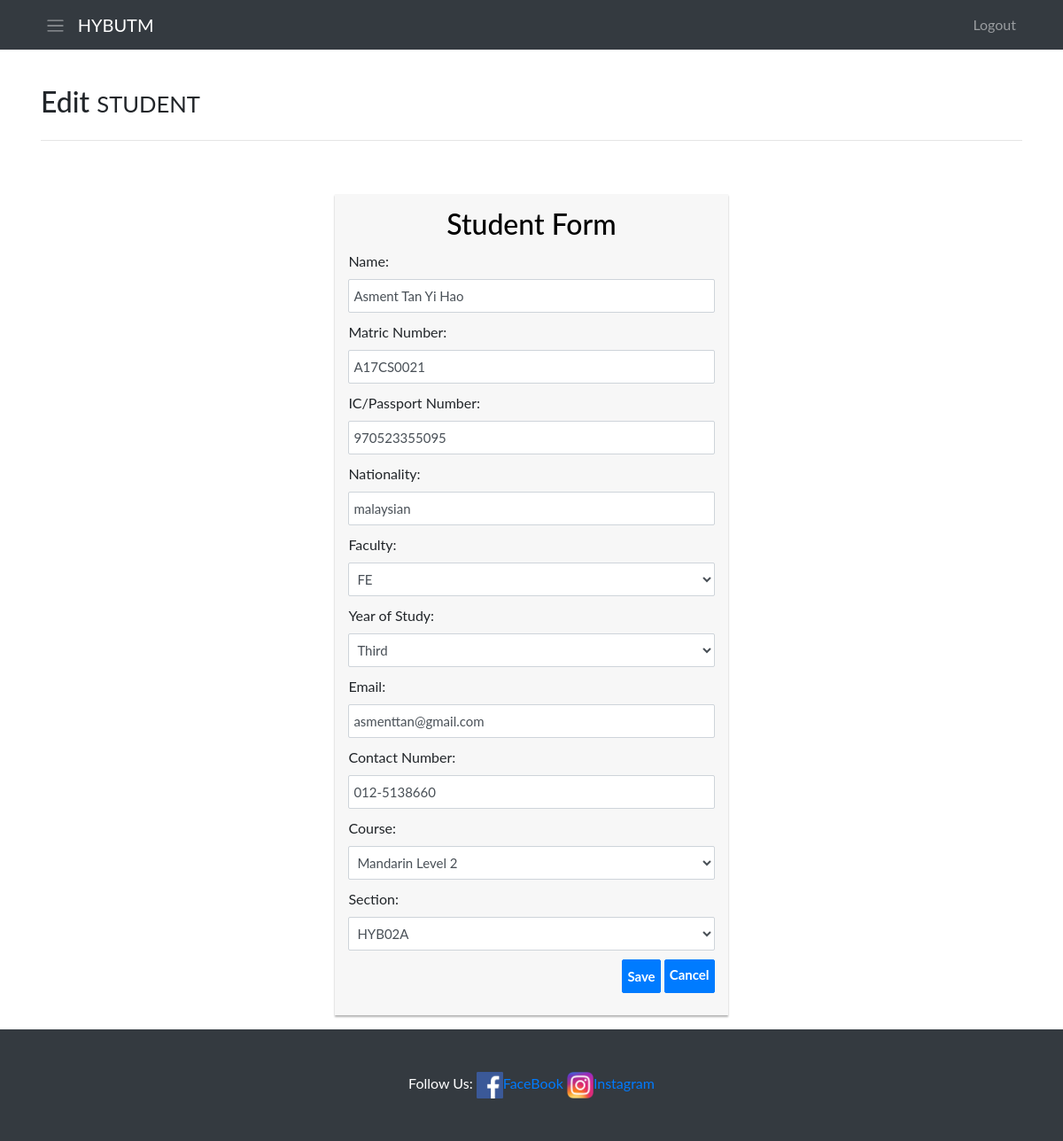
/ManageUser/editStudent.php?username=asment, run on the app's committed database.
### tables this page shows
CREATE TABLE `student` (
  `sid` int(11) NOT NULL,
  `username` varchar(255) NOT NULL,
  `password` varchar(255) NOT NULL,
  `name` varchar(255) NOT NULL,
  `icno` varchar(255) NOT NULL,
  `matric` varchar(255) NOT NULL,
  `school` varchar(255) NOT NULL,
  `national` varchar(255) NOT NULL,
  `year` varchar(255) NOT NULL,
  `email` varchar(255) NOT NULL,
  `pnum` varchar(255) NOT NULL,
  `course` varchar(255) NOT NULL,
  `section` varchar(11) NOT NULL,
  `status` varchar(255) NOT NULL DEFAULT 'Pending',
  `image` longblob NOT NULL,
  `outstanding` float NOT NULL DEFAULT '50',
  `paid` float NOT NULL
);

### ManageUser/editStudent.php (the view, shortened to what this page needs)
<!DOCTYPE html>
<html lang="en">
<head>
    <link href="../startbootstrap-blog-home-gh-pages/vendor/bootstrap/css/bootstrap.min.css" rel="stylesheet">
    <link href="https://stackpath.bootstrapcdn.com/font-awesome/4.7.0/css/font-awesome.min.css" rel="stylesheet" />
    <link href="../startbootstrap-blog-home-gh-pages/css/blog-home.css" rel="stylesheet">
</head>
<body>
    <nav class="navbar navbar-expand-lg navbar-dark bg-dark fixed-top">
        <div class="container">
            <button class="btn btn-dark" onclick="openNav()"><i class="navbar-toggler-icon"></i></button>&nbsp;&nbsp;
            <a class="navbar-brand" href="../AdminPage.php">HYBUTM</a>
            <div class="collapse navbar-collapse" id="navbarResponsive">
                <ul class="navbar-nav ml-auto">
                    <li class="nav-item">
                        <a class="nav-link" href="../logout.php">Logout</a>
                    </li>
                </ul>
            </div>
        </div>
    </nav>
    <div id="main" class="container">
        <div>
            <h2 class="my-4">Edit
                <small>STUDENT</small>
            </h2>
            <hr>
        </div>
        <br>
        <div class="login-form">
            <form action="saveStudent.php" method="get">
                <?php
                include "dbConnect.php";
                $username = $_GET["username"];
                $sql = "SELECT * FROM student WHERE username='$username'";
                $res = $conn->query($sql);
                if ($res->num_rows > 0) {
                    while ($row = $res->fetch_assoc()) { ?>
                        <h2 class="text-center" style="color: black;margin-bottom:10px;">Student Form</h2>
                        <div class="form-group">
                            <label>Name:</label>
                            <input type="text" class="form-control" name="name" required="required" placeholder="Full Name" value="<?= $row["name"] ?>">
                        </div>
                        <div class="form-group">
                            <label>Matric Number:</label>
                            <input type="text" class="form-control" name="matric" required="required" placeholder="Matric Number" value="<?= $row["matric"] ?>">
                        </div>
                        <div class="form-group">
                            <label>IC/Passport Number:</label>
                            <input type="text" class="form-control" name="icno" required="required" placeholder="IC/Passport Number" value="<?= $row["icno"] ?>">
                        </div>
                        <div class="form-group">
                            <label>Nationality:</label>
                            <input type="text" class="form-control" name="national" required="required" placeholder="Nationality" value="<?= $row["national"] ?>">
                        </div>
                        <div class="form-group">
                            <label>Faculty:</label>
                            <select name="school" required class="form-control">
                                <?php if ($row["school"] == "FABU") { ?>
                                    <option value="">-- Faculty --</option>
                                    <option value="FABU" selected>FABU</option>
                                    <option value="FE">FE</option>
                                    <option value="FS">FS</option>
                                    <option value="AHIBS">AHIBS</option>
                                    <option value="FSSH">FSSH</option>
                                    <option value="RAZAK">RAZAK</option>
                                    <option value="MJIIT">MJIIT</option>
                                <?php } elseif ($row["school"] == "FE") { ?>
                                    <option value="FE" selected>FE</option>
                                <?php } ?>
                            </select>
                        </div>
                        <div class="form-group">
                            <label>Year of Study:</label>
                            <select name="year" required class="form-control">
                                <?php if ($row["year"] == "First") { ?>
                                    <option value="">-- Select Year of Study --</option>
                                    <option value="First" selected>First</option>
                                    <option value="Second">Second</option>
                                    <option value="Third">Third</option>
                                    <option value="Forth">Forth</option>
                                <?php } elseif ($row["year"] == "Third") { ?>
                                    <option value="Third" selected>Third</option>
                                <?php } ?>
                            </select>
                        </div>
                        <div class="form-group">
                            <label>Email:</label>
                            <input type="email" class="form-control" name="email" required="required" placeholder="E-mail" value="<?= $row["email"] ?>">
                        </div>
                        <div class="form-group">
                            <label>Contact Number:</label>
                            <input type="text" class="form-control" name="num" required="required" pattern="^(\+?6?01)[0-46-9]-*[0-9]{7,8}$" placeholder="Phone Number" value="<?= $row["pnum"] ?>">
                        </div>
                        <div class="form-group">
                            <label>Course:</label>
                            <select name="course" class="form-control">
                                <?php if ($row["course"] == "Mandarin Level 1") { ?>
                                    <option value="Mandarin Level 1" selected>Mandarin Level 1</option>
                                    <option value="Mandarin Level 2">Mandarin Level 2</option>
                                    <option value="Mandarin Level 3">Mandarin Level 3</option>
                                    <option value="Mandarin Level 4">Mandarin Level 4</option>
                                    <option value="Mandarin Level 5">Mandarin Level 5</option>
                                <?php } elseif ($row["course"] == "Mandarin Level 2") { ?>
                                    <option value="Mandarin Level 2" selected>Mandarin Level 2</option>
                                <?php } ?>
                            </select>
                        </div>
                        <div class="form-group">
                            <label>Section:</label>
                            <select name="section" required class="form-control">
                                <?php
                                        $sql = "select * from course";
                                        $result = $conn->query($sql);
                                        if ($result->num_rows > 0) {
                                            while ($rowC = $result->fetch_assoc()) {
                                                if ($rowC['section'] == $row['section']) {
                                                    ?>
                                            <option value=" <?= $rowC['section'] ?>" selected><?= $rowC['section'] ?></option>
                                        <?php } else { ?>
                                            <option value=" <?= $rowC['section'] ?>"><?= $rowC['section'] ?></option>
                                <?php
                                                }
                                            }
                                        }
                                        ?>
                            </select>
                        </div>
                        <div class="form-group" align="right">
                            <input type="submit" name="submitButton" class="btn btn-rounded btn-primary" value="Save">
                            <a role="button" href="student.php" class="btn btn-rounded btn-primary">Cancel</a>
                        </div>
                <?php
                    }
                }
                ?>
            </form>
        </div>
    </div>
    <footer class="py-5 bg-dark">
        <div class="container">
            <p class="m-0 text-center text-white">Follow Us:
                <a href="http://wwww.facebook.com/hybutm" target="_blank">
                    <img src="../images/fb-art.png" alt="FaceBook Page" style="width:30px;height:30px;" id="fb">FaceBook
                </a>
                <a href="https://www.instagram.com/hybutm/" target="_blank">
                    <img src="../images/ig-logo-email.png" alt="Instagram" style="width:30px;height:30px;" id="Insta">Instagram
                </a></p>
        </div>
    </footer>
</body>
</html>

### ManageUser/editStudent.php (style rules this page uses)
body { font-family: "Lato", sans-serif; }
#main { transition: margin-left .5s; padding: 16px; }
.login-form { margin-left: 30%; margin-right: 30%; width: 40%; position: relative; margin-top: 20px; }
.login-form form { margin-bottom: auto; background: #f7f7f7; box-shadow: 0px 2px 2px rgba(0, 0, 0, 0.3); padding: 15px; }
.form-control, .btn { min-height: 38px; border-radius: 2px; font-size: 15px; padding: 5px; }
.btn { font-size: 15px; font-weight: bold; }
.form-group { margin-bottom: 10px; }

### data on the page
student: name "Asment Tan Yi Hao", matric "A17CS0021", icno "970523355095", national "malaysian", school "FE", year "Third", email "asmenttan@gmail.com", num "012-5138660", course "Mandarin Level 2"

### other printed values
form field section "HYB02A"
